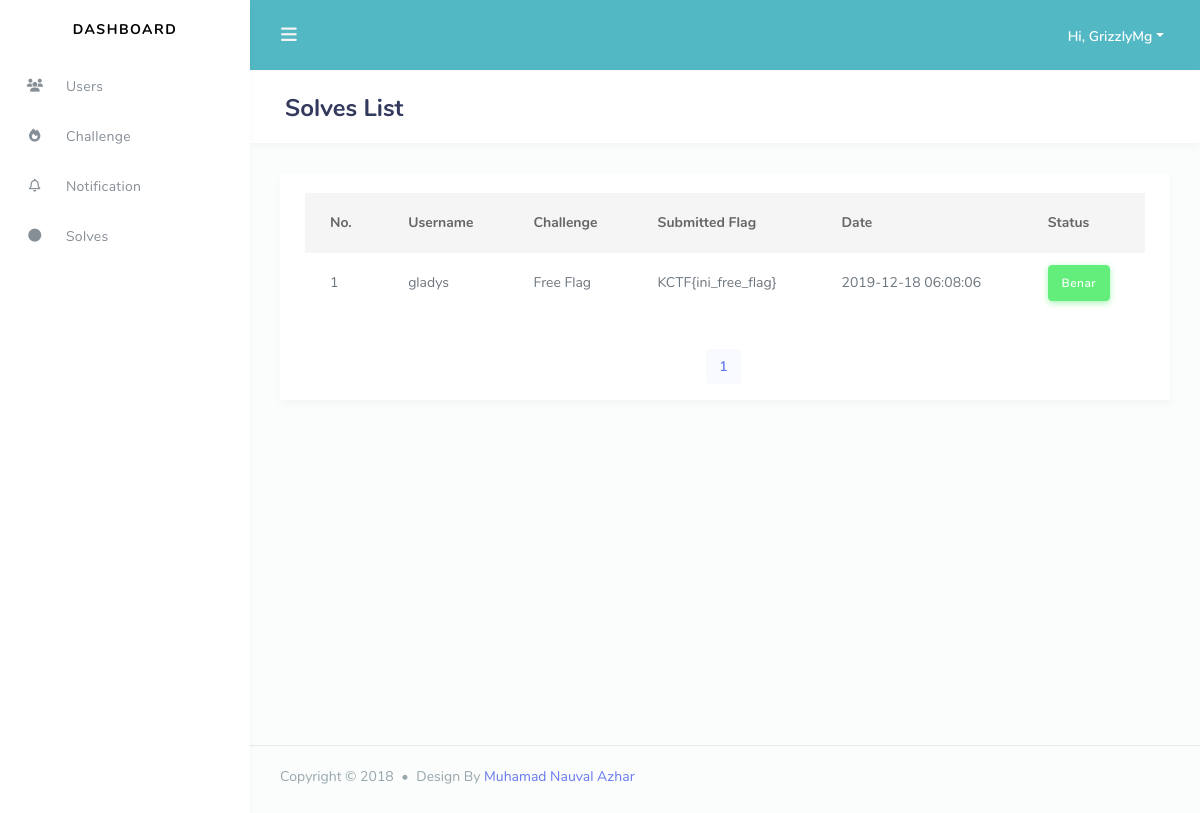
Before: /admin/dashboard/solves/index.php (signed in) with the older database file.
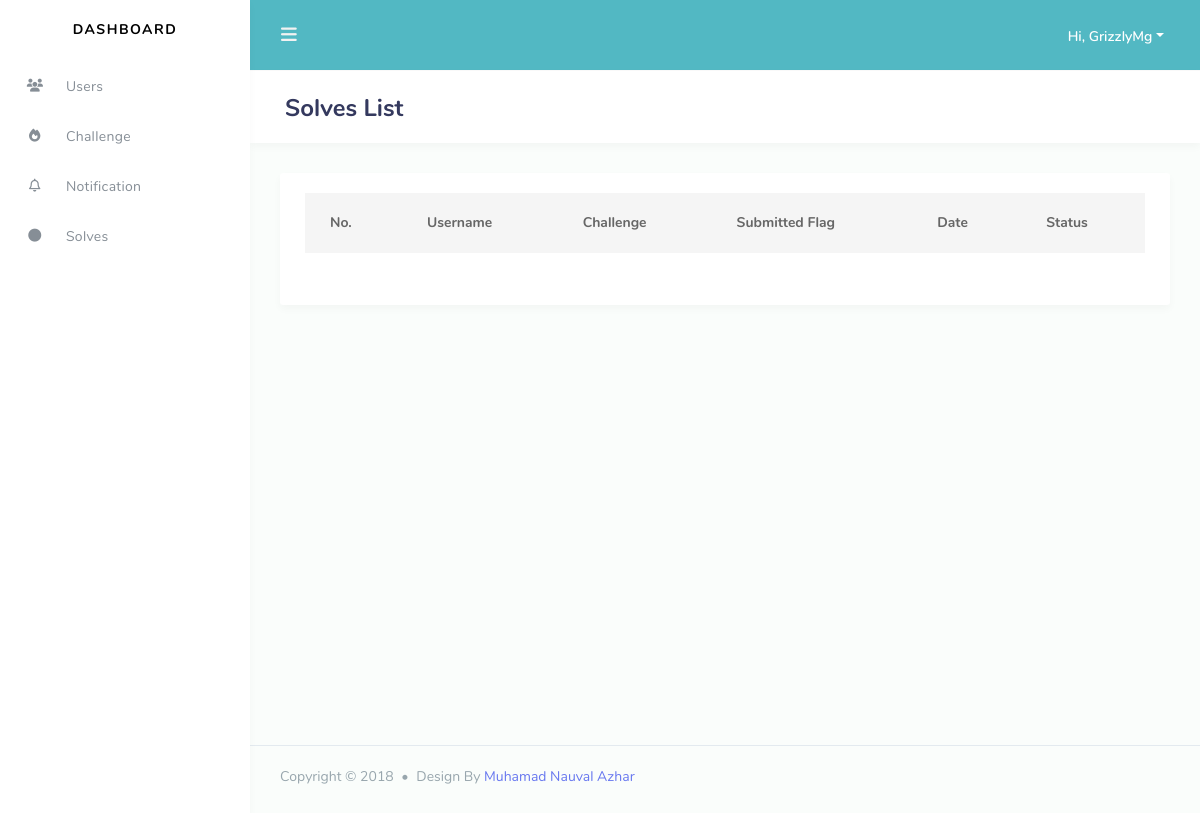
After: the same page with the newer database file.
### tables this page shows
CREATE TABLE `solves` (
  `id_solve` int(11) NOT NULL,
  `id_user` int(11) NOT NULL,
  `id_chall` int(11) NOT NULL,
  `user_flag` varchar(50) NOT NULL,
  `created_at` datetime NOT NULL,
  `status` int(11) NOT NULL
);

CREATE TABLE `users` (
  `id_user` int(11) NOT NULL,
  `username` varchar(30) NOT NULL,
  `password` char(32) NOT NULL,
  `email` varchar(50) NOT NULL,
  `affiliation` varchar(30) DEFAULT NULL,
  `role` int(11) NOT NULL,
  `status` int(11) NOT NULL
);

CREATE TABLE `challenges` (
  `id_chall` int(11) NOT NULL,
  `title` varchar(50) NOT NULL,
  `descript` text NOT NULL,
  `id_category` int(11) NOT NULL,
  `flag` varchar(50) NOT NULL,
  `poin` int(11) NOT NULL,
  `status` int(11) NOT NULL
);

### admin/dashboard/solves/index.php (the view, shortened to what this page needs)
<!DOCTYPE html>
<html lang="en">
<head>
  <?php
    include '../template/css.php';
  ?>
<body>
  <div id="app">
    <div class="main-wrapper main-wrapper-1">
        <?php
          include '../template/nav.php';
        ?>
      <div class="main-content">
        <section class="section">
          <div class="section-header">
            <h1>Solves List</h1>
          </div>
          <div class="section-body">
            <?php
              include '../template/root.php';
              $limit = 10;
              $page = isset($_GET['page']) ? (int)$_GET["page"] : 1;
              $start = ($page > 1) ? ($page * $limit) - $limit : 0;
              $query = "SELECT * FROM solves";
              $view = $conn->query($query);
              $total = $view->num_rows;
              $pages = ceil($total / $limit);
              $read_solves="SELECT users.username, challenges.title, user_flag,created_at, solves.status
                            FROM solves
                            INNER JOIN users
                            ON users.id_user = solves.id_user
                            INNER JOIN challenges
                            ON challenges.id_chall = solves.id_chall
                            LIMIT $start,$limit";
              $views = $conn -> query($read_solves);
              $no = $start+ 1;
            ?>
            <div class="card">
              <div class="card-body">
                <div class="table-responsive">
                        <table class="table table-hover">
                          <thead>
                            <tr>
                              <th scope="col">No.</th>
                              <th scope="col">Username</th>
                              <th scope="col">Challenge</th>
                              <th scope="col">Submitted Flag</th>
                              <th scope="col">Date</th>
                              <th scope="col">Status</th>
                            </tr>
                          </thead>
                          <tbody>
                          <?php
                            while($view_solves=$views->fetch_array(MYSQLI_ASSOC)){
                          ?>
                              <tr>
                                <td><?php echo $no++; ?></td>
                                <td><?php echo $view_solves['username'];?></td>
                                <td><?php echo $view_solves['title'];?></td>
                                <td><?php echo $view_solves['user_flag'];?></td>
                                <td><?php echo $view_solves['created_at'];?></td>
                                <?php ($stat = $view_solves['status']==1?"Benar" : "Salah");?>
                                <td>
                                    <?php if($stat == "Salah"){ ?>
                                        <a class="btn btn-icon icon-left btn-danger btn_chall text-white">Salah</a>
                                    <?php } else{ ?>
                                        <a class="btn btn-icon icon-left btn-success btn_chall text-white">Benar</a>
                                    <?php } ?>
                                </td>
                              </tr>
                            <?php }?>
                          </tbody>
                        </table>
                      </div>
              </div>
                <nav aria-label="Page navigation example">
                    <ul class="pagination justify-content-center">
                        <?php
                            for($i = 1; $i <= $pages; $i++){
                        ?>
                        <li class="page-item <?php if($_GET['page'] == $i){ echo "active"; } ?>"><a class="page-link" href="?page=<?php echo $i; ?>"><?php echo $i; ?></a></li>
                        <?php } ?>
                    </ul>
                </nav>
            </div>
          </div>
        </section>
      </div>
      <footer class="main-footer">
        <div class="footer-left">
          Copyright &copy; 2018 <div class="bullet"></div> Design By <a href="https://nauval.in/">Muhamad Nauval Azhar</a>
        </div>
      </footer>
    </div>
  </div>
</body>
</html>

Changed rows visible on the page:
removed solves: id_user.username "gladys", id_chall.title "Free Flag", user_flag "KCTF{ini_free_flag}", created_at "2019-12-18 06:08:06", status "Benar"
Other visible differences:
list line gone: "1"
